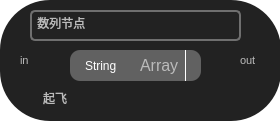
<?xml version="1.0" encoding="UTF-8"?>
<ui version="4.0">
 <class>GraphicsDataArrayNode</class>
 <widget class="QWidget" name="GraphicsDataArrayNode">
  <property name="geometry">
   <rect>
    <x>0</x>
    <y>0</y>
    <width>280</width>
    <height>121</height>
   </rect>
  </property>
  <property name="windowTitle">
   <string>Form</string>
  </property>
  <property name="styleSheet">
   <string notr="true">

background: rgba(255, 255, 255, 0);
    color: #BBBBBB;
    font-family: &quot;Segoe UI&quot;;</string>
  </property>
  <widget class="QComboBox" name="comboBox">
   <property name="geometry">
    <rect>
     <x>70</x>
     <y>50</y>
     <width>131</width>
     <height>31</height>
    </rect>
   </property>
   <property name="font">
    <font>
     <family>Segoe UI</family>
     <pointsize>9</pointsize>
    </font>
   </property>
   <property name="styleSheet">
    <string notr="true">
QComboBox {border-radius:10px;background:rgb(97, 97, 97);color:#ffffff;
padding-left:15px;
}  

QComboBox QAbstractItemView {background:rgb(189, 189, 189);color:#ffffff;} 
 

QComboBox::drop-down{
width: 15px;
border-left: 1px solid #ffffff; 
}    

QComboBox::down-arrow {image: url(:/img/img/xia.png);height:30px;width:15px;}   

QListView::item{padding-left:15px;background:rgb(152, 152, 152);color:#ffffff;}  

QListView::item:selected{ 
color:#DCDCDC;
background:rgb(94,167,255);
}   

QListView::item:hover{ 
color:#DCDCDC;
background:rgb(94,167,255);
}</string>
   </property>
   <item>
    <property name="text">
     <string>String</string>
    </property>
   </item>
   <item>
    <property name="text">
     <string>long long</string>
    </property>
   </item>
   <item>
    <property name="text">
     <string>float</string>
    </property>
   </item>
   <item>
    <property name="text">
     <string>double</string>
    </property>
   </item>
   <item>
    <property name="text">
     <string>int</string>
    </property>
   </item>
  </widget>
  <widget class="QLabel" name="label">
   <property name="geometry">
    <rect>
     <x>240</x>
     <y>50</y>
     <width>31</width>
     <height>21</height>
    </rect>
   </property>
   <property name="font">
    <font>
     <family>Segoe UI</family>
     <pointsize>8</pointsize>
     <weight>50</weight>
     <bold>false</bold>
    </font>
   </property>
   <property name="text">
    <string>out</string>
   </property>
  </widget>
  <widget class="Port" name="inputPort" native="true">
   <property name="geometry">
    <rect>
     <x>0</x>
     <y>50</y>
     <width>16</width>
     <height>16</height>
    </rect>
   </property>
  </widget>
  <widget class="QLabel" name="nodeBackground">
   <property name="geometry">
    <rect>
     <x>0</x>
     <y>0</y>
     <width>281</width>
     <height>121</height>
    </rect>
   </property>
   <property name="styleSheet">
    <string notr="true">

background: #222222;
    color: #BBBBBB;
    font-family: &quot;Segoe UI&quot;;
border-radius:50%;
</string>
   </property>
   <property name="text">
    <string/>
   </property>
  </widget>
  <widget class="QLineEdit" name="dataArrayNodeData">
   <property name="geometry">
    <rect>
     <x>40</x>
     <y>90</y>
     <width>201</width>
     <height>21</height>
    </rect>
   </property>
   <property name="font">
    <font>
     <family>Segoe UI</family>
     <pointsize>9</pointsize>
     <weight>50</weight>
     <bold>false</bold>
    </font>
   </property>
   <property name="styleSheet">
    <string notr="true">border:1px solid rgba(255, 255, 255, 0)</string>
   </property>
   <property name="text">
    <string>起飞</string>
   </property>
  </widget>
  <widget class="QLabel" name="label_2">
   <property name="geometry">
    <rect>
     <x>20</x>
     <y>50</y>
     <width>31</width>
     <height>21</height>
    </rect>
   </property>
   <property name="font">
    <font>
     <family>Segoe UI</family>
     <pointsize>8</pointsize>
     <weight>50</weight>
     <bold>false</bold>
    </font>
   </property>
   <property name="text">
    <string>in</string>
   </property>
  </widget>
  <widget class="Port" name="outputPort" native="true">
   <property name="geometry">
    <rect>
     <x>260</x>
     <y>50</y>
     <width>16</width>
     <height>16</height>
    </rect>
   </property>
  </widget>
  <widget class="QLineEdit" name="dataArrayNodeName">
   <property name="geometry">
    <rect>
     <x>30</x>
     <y>10</y>
     <width>211</width>
     <height>31</height>
    </rect>
   </property>
   <property name="font">
    <font>
     <family>Segoe UI</family>
     <pointsize>9</pointsize>
     <weight>50</weight>
     <bold>false</bold>
    </font>
   </property>
   <property name="styleSheet">
    <string notr="true">border:2px solid rgb(111, 111, 111);
border-radius:5px;</string>
   </property>
   <property name="text">
    <string> 数列节点</string>
   </property>
  </widget>
  <widget class="QLabel" name="label_3">
   <property name="geometry">
    <rect>
     <x>140</x>
     <y>50</y>
     <width>51</width>
     <height>31</height>
    </rect>
   </property>
   <property name="font">
    <font>
     <family>Segoe UI</family>
     <pointsize>12</pointsize>
     <weight>50</weight>
     <bold>false</bold>
    </font>
   </property>
   <property name="text">
    <string>Array</string>
   </property>
  </widget>
  <zorder>nodeBackground</zorder>
  <zorder>comboBox</zorder>
  <zorder>label</zorder>
  <zorder>inputPort</zorder>
  <zorder>dataArrayNodeData</zorder>
  <zorder>label_2</zorder>
  <zorder>outputPort</zorder>
  <zorder>dataArrayNodeName</zorder>
  <zorder>label_3</zorder>
 </widget>
 <customwidgets>
  <customwidget>
   <class>Port</class>
   <extends>QWidget</extends>
   <header>port.h</header>
  </customwidget>
 </customwidgets>
 <resources/>
 <connections/>
</ui>
